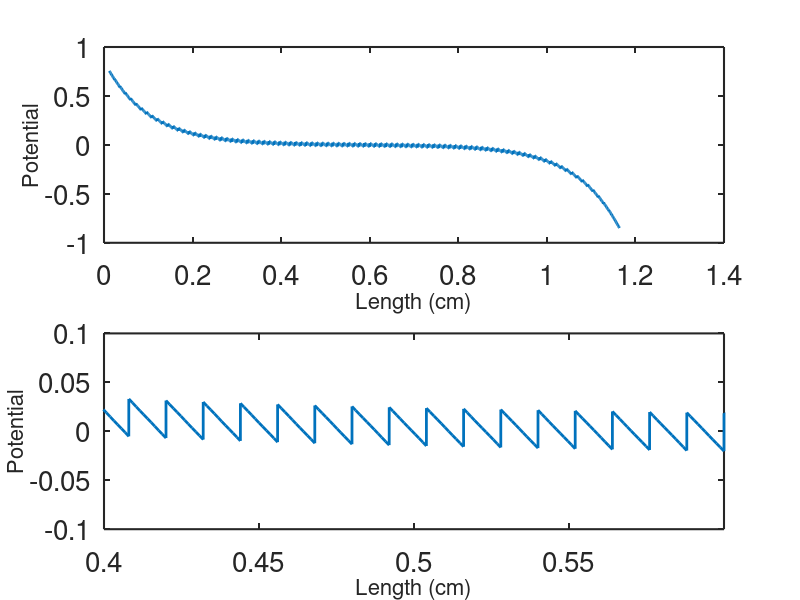
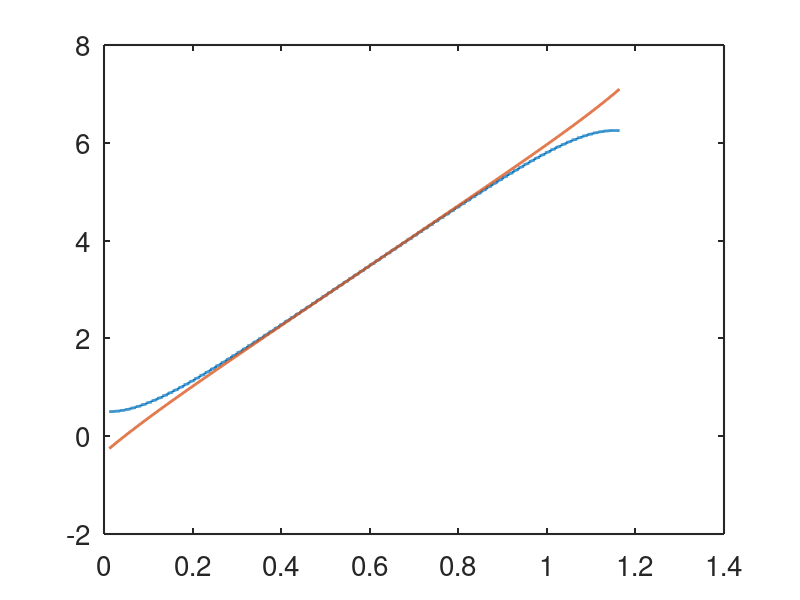

The MATLAB source for these figures, in order:
%this code is to plot the response to a stimulus in a bidomain cable.

%These are the same parameters as used in the space constant calculation
clear all
close all
clc
set(0,                           ...
   'defaultaxesfontsize', 20,   ...
   'defaultaxeslinewidth', 1.5, ...
   'defaultlinelinewidth', 2.0)

L = 0.012;
qi = 5.47e-3;
qe = 0.5 *qi;
Q = qi+qe;
sQ = sqrt(Q);  % = lam *L
lam = sQ/L;
lam_g = 0.09;  %the space constant
lam_g = 0.1;

mu = exp(L/lam_g);
Rm = 7000;
Rc = 150;
Ai = 4e-6;
p = 2*sqrt(pi*Ai);
rc = qi*Rm/(p*L^2);
re = qe*Rm/(p*L^2);
J = 1;
I = lam*J/re;

S = sinh(sQ);
C = cosh(sQ);

%calculate Kg
Kg = ((mu^2+1)/mu -2*C)/S;

% pick number of cells
N = 95;

%find c1 and c2
y1 = [S+Kg*C;mu-C];
x1 = [S;mu-C];
y2 = [S+Kg*C;1/mu-C];
x2 = [S;1/mu-C];
Rhs = [1-C;Kg*(1-C)-S];
nm1 = y1'*x1;
nm2 = y2'*x2;
c1 = y1'*Rhs/nm1;
c2 = y2'*Rhs/nm2;


a0 = J*(mu^(-N)-1)*(c1+c2*mu^(1-N))/((mu-1)*(mu^(-2*N)-1));
j = [0:N];
a1 = -a0*mu.^j+J*c1*(mu.^j-1)/(mu-1);
a2 = a0*mu.^(-j)+J*c2*(mu.^(-j)-1)/(1/mu-1);
cfs = x1*a1+x2*a2;
b = cfs(2,:);
a = cfs(1,:)-J;
nx = 10;
x = [0:1/nx:1]*L;
n = (nx+1)*(N+1);

gamma(1) = 0;
for j = 1:N 
    gamma(j+1) = gamma(j) + (sQ*rc*J +re*Kg*(J*(1-C)+C*cfs(1,j)+S*b(j)))/(re+rc);
end


phi = sinh(lam*x)'*a+cosh(lam*x)'*b;
phi_i = rc*phi/(re+rc) + (rc*J*lam*x'*ones(1,N+1))/(re+rc) + ones(nx+1,1)*gamma;
phi_e = -re*phi/(re+rc) + (rc*J*lam*x'*ones(1,N+1))/(re+rc) + ones(nx+1,1)*gamma;
dphi = lam*cosh(lam*x)'*a+lam*sinh(lam*x)'*b;
dphi_i = rc*dphi/(re+rc) + (rc*J*lam)/(re+rc);
dphi_e = -re*dphi/(re+rc) + (rc*J*lam)/(re+rc);

n = (nx+1)*(N+1);
phi = reshape(phi,1,n);
phi_i = reshape(phi_i,1,n);
phi_e = reshape(phi_e,1,n);
dphi = reshape(dphi,1,n);
dphi_i = reshape(dphi_i,1,n);
dphi_e = reshape(dphi_e,1,n);
current = dphi_i/rc+dphi_e/re;

y = [];
for j = 1:N+1
    y = [y,j*L+x];
end
figure(1)
subplot(2,1,1)
plot(y,phi,'linewidth',2) %y,phi_i,y,phi_e,
xlabel('Length (cm)','fontsize',16)
ylabel('Potential','fontsize',16)
subplot(2,1,2)
plot(y,phi,'linewidth',2) %y,phi_i,y,phi_e,
axis([.4 .6 -.1 .1])
xlabel('Length (cm)','fontsize',16)
ylabel('Potential','fontsize',16)

%test=[y' phi'];
%save('test.dat','-ascii','test');

figure(2)
plot(y,phi_i,y,phi_e)
